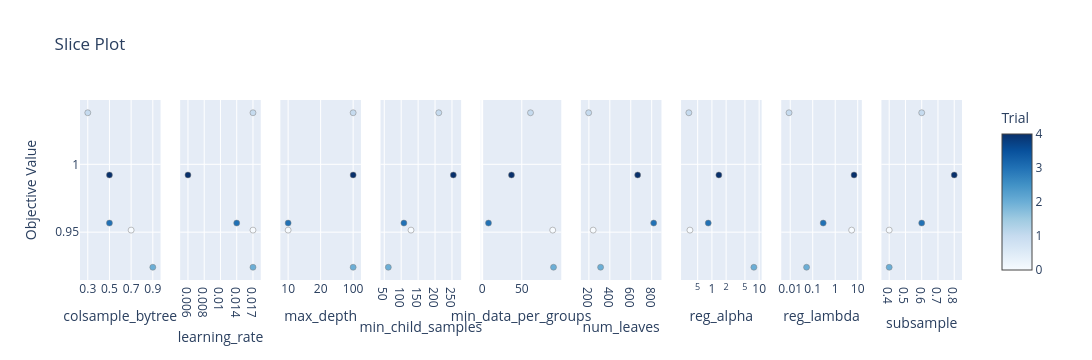

The code cell stored with this chart in its notebook:
### Code cell
optuna.visualization.plot_slice(study)

### Figure 1 — Plotly figure (JSON) as saved in the notebook; plotly's stock layout.template omitted (floating-point values rounded to 4 significant figures)
{"data": [{"marker": {"color": [0, 1, 2, 3, 4], "colorbar": {"title": {"text": "Trial"}, "x": 1, "xpad": 40, "y": 0.5}, "colorscale": [[0, "rgb(247,251,255)"], [0.125, "rgb(222,235,247)"], [0.25, "rgb(198,219,239)"], [0.375, "rgb(158,202,225)"], [0.5, "rgb(107,174,214)"], [0.625, "rgb(66,146,198)"], [0.75, "rgb(33,113,181)"], [0.875, "rgb(8,81,156)"], [1, "rgb(8,48,107)"]], "line": {"color": "Grey", "width": 0.5}, "showscale": true}, "mode": "markers", "name": "Feasible Trial", "showlegend": false, "type": "scatter", "x": [0.7, 0.3, 0.9, 0.5, 0.5], "xaxis": "x", "y": [0.9515, 1.038, 0.9242, 0.9567, 0.9921], "yaxis": "y"}, {"marker": {"color": [0, 1, 2, 3, 4], "colorbar": {"title": {"text": "Trial"}, "x": 1, "xpad": 40}, "colorscale": [[0, "rgb(247,251,255)"], [0.125, "rgb(222,235,247)"], [0.25, "rgb(198,219,239)"], [0.375, "rgb(158,202,225)"], [0.5, "rgb(107,174,214)"], [0.625, "rgb(66,146,198)"], [0.75, "rgb(33,113,181)"], [0.875, "rgb(8,81,156)"], [1, "rgb(8,48,107)"]], "line": {"color": "Grey", "width": 0.5}, "showscale": false}, "mode": "markers", "name": "Feasible Trial", "showlegend": false, "type": "scatter", "x": [0.017, 0.017, 0.017, 0.014, 0.006], "xaxis": "x2", "y": [0.9515, 1.038, 0.9242, 0.9567, 0.9921], "yaxis": "y2"}, {"marker": {"color": [0, 1, 2, 3, 4], "colorbar": {"title": {"text": "Trial"}, "x": 1, "xpad": 40}, "colorscale": [[0, "rgb(247,251,255)"], [0.125, "rgb(222,235,247)"], [0.25, "rgb(198,219,239)"], [0.375, "rgb(158,202,225)"], [0.5, "rgb(107,174,214)"], [0.625, "rgb(66,146,198)"], [0.75, "rgb(33,113,181)"], [0.875, "rgb(8,81,156)"], [1, "rgb(8,48,107)"]], "line": {"color": "Grey", "width": 0.5}, "showscale": false}, "mode": "markers", "name": "Feasible Trial", "showlegend": false, "type": "scatter", "x": [10, 100, 100, 10, 100], "xaxis": "x3", "y": [0.9515, 1.038, 0.9242, 0.9567, 0.9921], "yaxis": "y3"}, {"marker": {"color": [0, 1, 2, 3, 4], "colorbar": {"title": {"text": "Trial"}, "x": 1, "xpad": 40}, "colorscale": [[0, "rgb(247,251,255)"], [0.125, "rgb(222,235,247)"], [0.25, "rgb(198,219,239)"], [0.375, "rgb(158,202,225)"], [0.5, "rgb(107,174,214)"], [0.625, "rgb(66,146,198)"], [0.75, "rgb(33,113,181)"], [0.875, "rgb(8,81,156)"], [1, "rgb(8,48,107)"]], "line": {"color": "Grey", "width": 0.5}, "showscale": false}, "mode": "markers", "name": "Feasible Trial", "showlegend": false, "type": "scatter", "x": [129, 211, 62, 108, 254], "xaxis": "x4", "y": [0.9515, 1.038, 0.9242, 0.9567, 0.9921], "yaxis": "y4"}, {"marker": {"color": [0, 1, 2, 3, 4], "colorbar": {"title": {"text": "Trial"}, "x": 1, "xpad": 40}, "colorscale": [[0, "rgb(247,251,255)"], [0.125, "rgb(222,235,247)"], [0.25, "rgb(198,219,239)"], [0.375, "rgb(158,202,225)"], [0.5, "rgb(107,174,214)"], [0.625, "rgb(66,146,198)"], [0.75, "rgb(33,113,181)"], [0.875, "rgb(8,81,156)"], [1, "rgb(8,48,107)"]], "line": {"color": "Grey", "width": 0.5}, "showscale": false}, "mode": "markers", "name": "Feasible Trial", "showlegend": false, "type": "scatter", "x": [89, 61, 90, 8, 37], "xaxis": "x5", "y": [0.9515, 1.038, 0.9242, 0.9567, 0.9921], "yaxis": "y5"}, {"marker": {"color": [0, 1, 2, 3, 4], "colorbar": {"title": {"text": "Trial"}, "x": 1, "xpad": 40}, "colorscale": [[0, "rgb(247,251,255)"], [0.125, "rgb(222,235,247)"], [0.25, "rgb(198,219,239)"], [0.375, "rgb(158,202,225)"], [0.5, "rgb(107,174,214)"], [0.625, "rgb(66,146,198)"], [0.75, "rgb(33,113,181)"], [0.875, "rgb(8,81,156)"], [1, "rgb(8,48,107)"]], "line": {"color": "Grey", "width": 0.5}, "showscale": false}, "mode": "markers", "name": "Feasible Trial", "showlegend": false, "type": "scatter", "x": [241, 198, 312, 819, 666], "xaxis": "x6", "y": [0.9515, 1.038, 0.9242, 0.9567, 0.9921], "yaxis": "y6"}, {"marker": {"color": [0, 1, 2, 3, 4], "colorbar": {"title": {"text": "Trial"}, "x": 1, "xpad": 40}, "colorscale": [[0, "rgb(247,251,255)"], [0.125, "rgb(222,235,247)"], [0.25, "rgb(198,219,239)"], [0.375, "rgb(158,202,225)"], [0.5, "rgb(107,174,214)"], [0.625, "rgb(66,146,198)"], [0.75, "rgb(33,113,181)"], [0.875, "rgb(8,81,156)"], [1, "rgb(8,48,107)"]], "line": {"color": "Grey", "width": 0.5}, "showscale": false}, "mode": "markers", "name": "Feasible Trial", "showlegend": false, "type": "scatter", "x": [0.3424, 0.3249, 7.731, 0.8367, 1.404], "xaxis": "x7", "y": [0.9515, 1.038, 0.9242, 0.9567, 0.9921], "yaxis": "y7"}, {"marker": {"color": [0, 1, 2, 3, 4], "colorbar": {"title": {"text": "Trial"}, "x": 1, "xpad": 40}, "colorscale": [[0, "rgb(247,251,255)"], [0.125, "rgb(222,235,247)"], [0.25, "rgb(198,219,239)"], [0.375, "rgb(158,202,225)"], [0.5, "rgb(107,174,214)"], [0.625, "rgb(66,146,198)"], [0.75, "rgb(33,113,181)"], [0.875, "rgb(8,81,156)"], [1, "rgb(8,48,107)"]], "line": {"color": "Grey", "width": 0.5}, "showscale": false}, "mode": "markers", "name": "Feasible Trial", "showlegend": false, "type": "scatter", "x": [5.377, 0.008852, 0.05334, 0.2923, 6.871], "xaxis": "x8", "y": [0.9515, 1.038, 0.9242, 0.9567, 0.9921], "yaxis": "y8"}, {"marker": {"color": [0, 1, 2, 3, 4], "colorbar": {"title": {"text": "Trial"}, "x": 1, "xpad": 40}, "colorscale": [[0, "rgb(247,251,255)"], [0.125, "rgb(222,235,247)"], [0.25, "rgb(198,219,239)"], [0.375, "rgb(158,202,225)"], [0.5, "rgb(107,174,214)"], [0.625, "rgb(66,146,198)"], [0.75, "rgb(33,113,181)"], [0.875, "rgb(8,81,156)"], [1, "rgb(8,48,107)"]], "line": {"color": "Grey", "width": 0.5}, "showscale": false}, "mode": "markers", "name": "Feasible Trial", "showlegend": false, "type": "scatter", "x": [0.4, 0.6, 0.4, 0.6, 0.8], "xaxis": "x9", "y": [0.9515, 1.038, 0.9242, 0.9567, 0.9921], "yaxis": "y9"}], "layout": {"height": 360, "title": {"text": "Slice Plot"}, "width": 2700, "xaxis": {"anchor": "y", "autorange": true, "categoryarray": [0.3, 0.4, 0.5, 0.6, 0.7, 0.8, 0.9, 1], "categoryorder": "array", "domain": [0, 0.09136], "range": [-0.4601, 6.46], "title": {"text": "colsample_bytree"}, "type": "category"}, "xaxis2": {"anchor": "y2", "autorange": true, "categoryarray": [0.006, 0.008, 0.01, 0.014, 0.017, 0.02], "categoryorder": "array", "domain": [0.1136, 0.2049], "range": [-0.3067, 4.307], "title": {"text": "learning_rate"}, "type": "category"}, "xaxis3": {"anchor": "y3", "autorange": true, "categoryarray": [10, 20, 100], "categoryorder": "array", "domain": [0.2272, 0.3185], "range": [-0.1534, 2.153], "title": {"text": "max_depth"}, "type": "category"}, "xaxis4": {"anchor": "y4", "autorange": true, "domain": [0.3407, 0.4321], "range": [47.28, 268.7], "title": {"text": "min_child_samples"}, "type": "linear"}, "xaxis5": {"anchor": "y5", "autorange": true, "domain": [0.4543, 0.5457], "range": [1.712, 96.29], "title": {"text": "min_data_per_groups"}, "type": "linear"}, "xaxis6": {"anchor": "y6", "autorange": true, "domain": [0.5679, 0.6593], "range": [150.4, 866.6], "title": {"text": "num_leaves"}, "type": "linear"}, "xaxis7": {"anchor": "y7", "autorange": true, "domain": [0.6815, 0.7728], "range": [-0.5938, 0.9938], "title": {"text": "reg_alpha"}, "type": "log"}, "xaxis8": {"anchor": "y8", "autorange": true, "domain": [0.7951, 0.8864], "range": [-2.275, 1.059], "title": {"text": "reg_lambda"}, "type": "log"}, "xaxis9": {"anchor": "y9", "autorange": true, "categoryarray": [0.4, 0.5, 0.6, 0.7, 0.8, 1], "categoryorder": "array", "domain": [0.9086, 1], "range": [-0.3067, 4.307], "title": {"text": "subsample"}, "type": "category"}, "yaxis": {"anchor": "x", "autorange": true, "domain": [0, 1], "range": [0.9148, 1.047], "title": {"text": "Objective Value"}, "type": "linear"}, "yaxis2": {"anchor": "x2", "autorange": true, "domain": [0, 1], "matches": "y", "range": [0.9148, 1.047], "showticklabels": false, "type": "linear"}, "yaxis3": {"anchor": "x3", "autorange": true, "domain": [0, 1], "matches": "y", "range": [0.9148, 1.047], "showticklabels": false, "type": "linear"}, "yaxis4": {"anchor": "x4", "autorange": true, "domain": [0, 1], "matches": "y", "range": [0.9148, 1.047], "showticklabels": false, "type": "linear"}, "yaxis5": {"anchor": "x5", "autorange": true, "domain": [0, 1], "matches": "y", "range": [0.9148, 1.047], "showticklabels": false, "type": "linear"}, "yaxis6": {"anchor": "x6", "autorange": true, "domain": [0, 1], "matches": "y", "range": [0.9148, 1.047], "showticklabels": false, "type": "linear"}, "yaxis7": {"anchor": "x7", "autorange": true, "domain": [0, 1], "matches": "y", "range": [0.9148, 1.047], "showticklabels": false, "type": "linear"}, "yaxis8": {"anchor": "x8", "autorange": true, "domain": [0, 1], "matches": "y", "range": [0.9148, 1.047], "showticklabels": false, "type": "linear"}, "yaxis9": {"anchor": "x9", "autorange": true, "domain": [0, 1], "matches": "y", "range": [0.9148, 1.047], "showticklabels": false, "type": "linear"}}}
